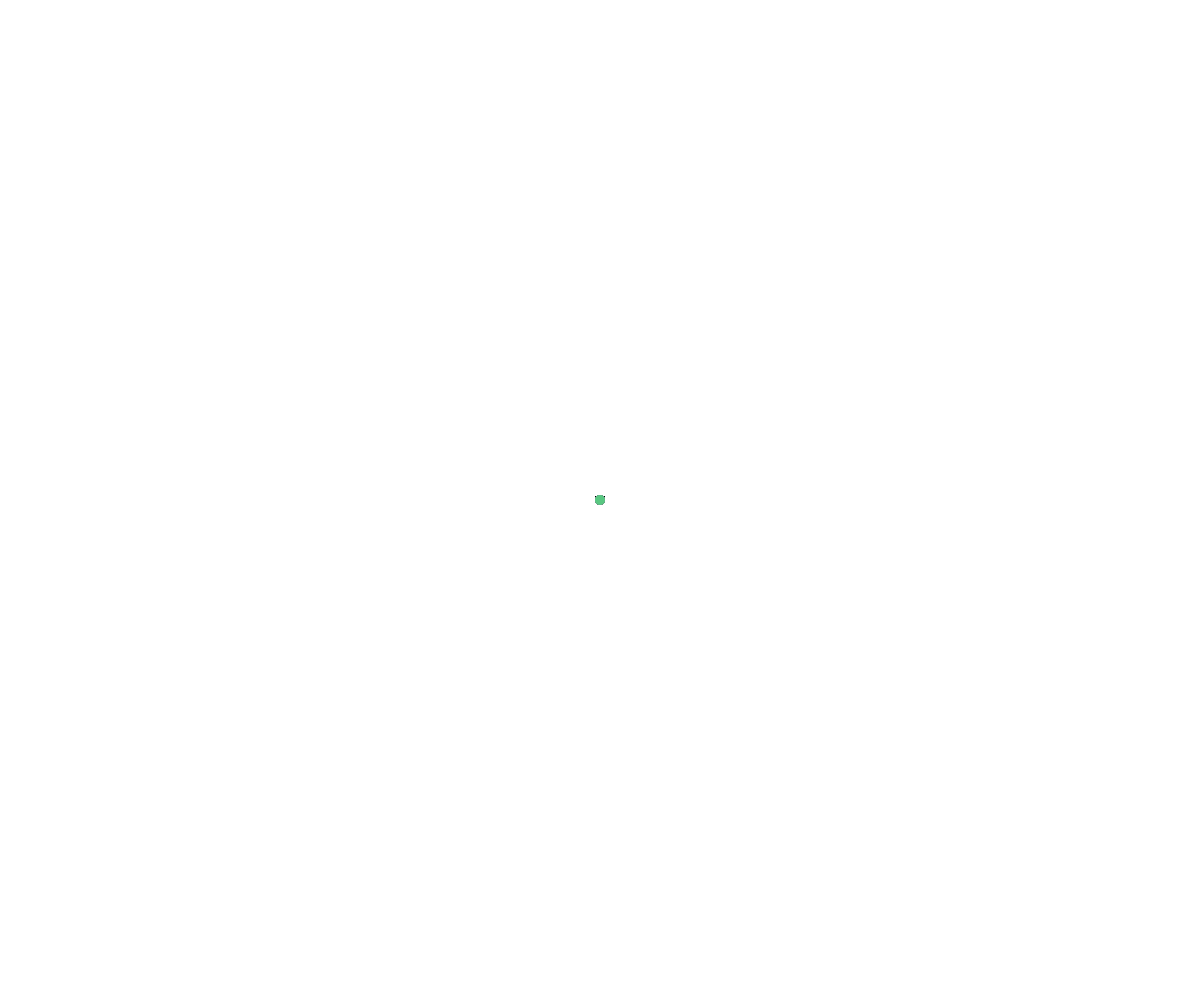
Frame 1 (no input)
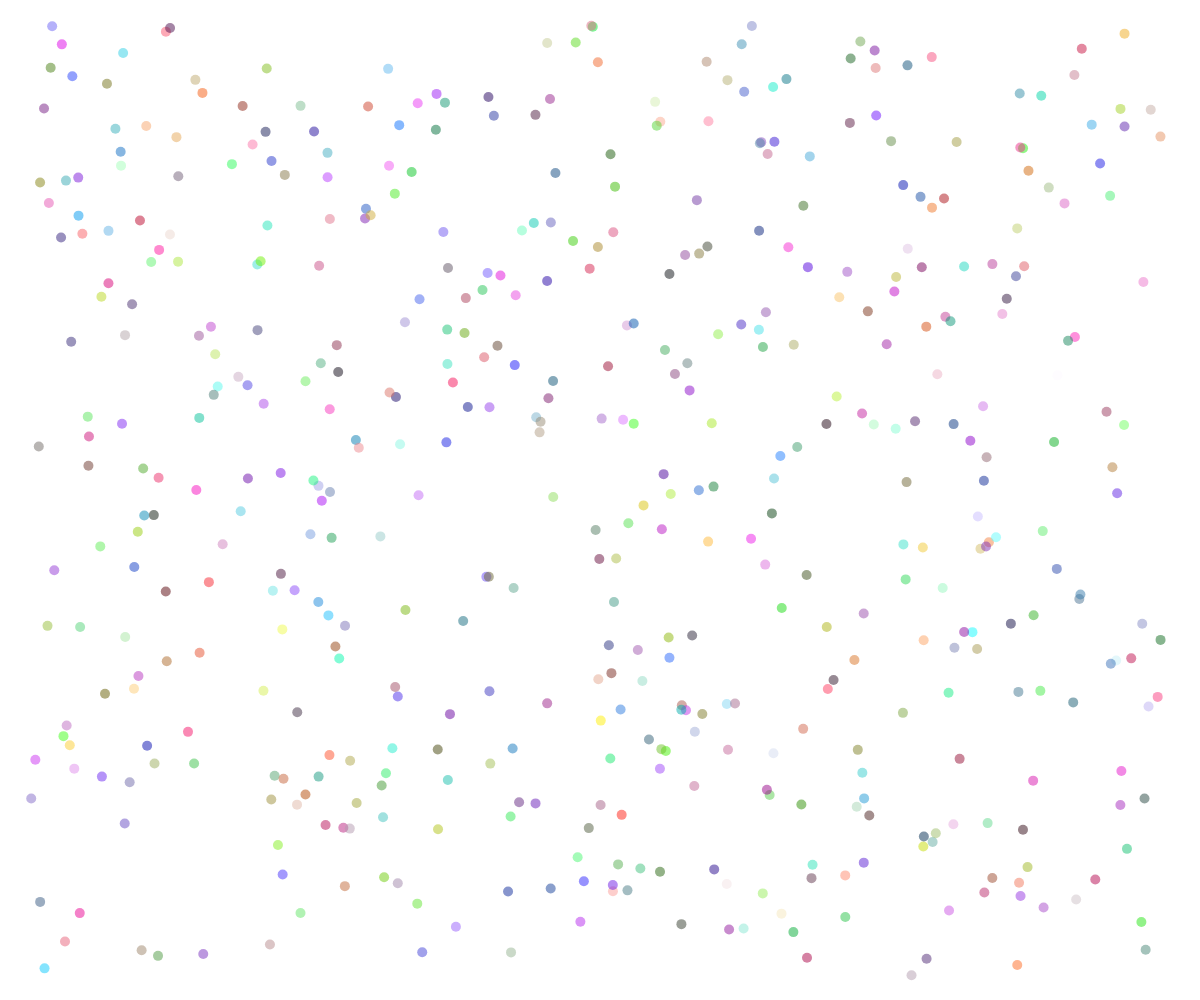
Frame 60 (no input)
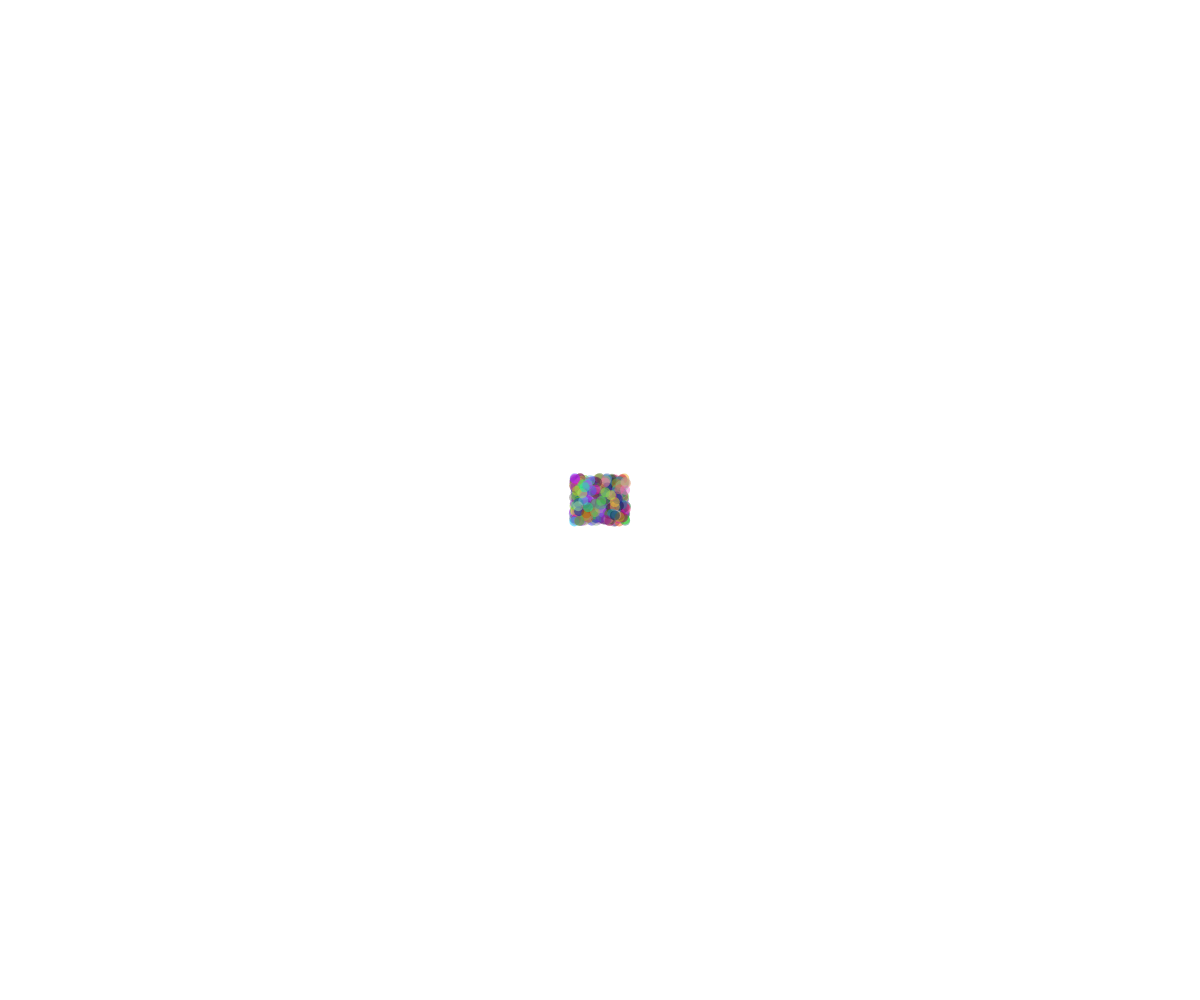
Frame 120 (the mouse pressed at the canvas centre since frame 60)

The p5.js sketch that drew these frames (run headless with seeded random() and noise() and a simulated clock; from frame 60 on, the mouse is pressed at the canvas centre):

// p5.js sketch
// ── sketch.js
const easerCount = 500
const easing = 0.05
const diameter = 10
let easer = []

function setup() {
  createCanvas(windowWidth, windowHeight)
  // console.log(`${windowWidth}, ${windowHeight}`)
  noStroke()
  background(255)

  for (let i = 0; i < easerCount; i++) {
    let e = new Easer(width / 2, height / 2, diameter, easing);
    easer.push(e);
  }
}

function draw() {
  background(255)

  for (let i = 0; i < easer.length; i++) {
    easer[i].update()
    easer[i].render()
  }
}

function mousePressed() {
  for (let i = 0; i < easer.length; i++) {
    easer[i].setTarget(mouseX, mouseY)
  }
}

function windowResized() {
  resizeCanvas(windowWidth, windowHeight)
}


function Easer(xpos, ypos, diameter, newEasing) {
  this.x = xpos
  this.y = ypos
  this.targetX = this.x
  this.targetY = this.y
  this.d = diameter
  this.ease = newEasing
  this.clr = color(random(0, 255), random(0, 255), random(0, 255), 127)

  this.render = function() {
    fill(this.clr)
    ellipse(this.x, this.y, this.d, this.d)
  }

  this.update = function() {
    let dx = this.targetX - this.x
    let dy = this.targetY - this.y
    if (abs(dx) > 0.1 || abs(dy) > 0.1) {
      this.x += dx * this.ease
      this.y += dy * this.ease
    } else {
      this.setRandomTarget()
    }
  }

  this.setTarget = function(xpos, ypos) {
    this.targetX = xpos
    this.targetY = ypos
  }

  this.setRandomTarget = function() {
    this.targetX = random(0, width)
    this.targetY = random(0, height)
  }
}
